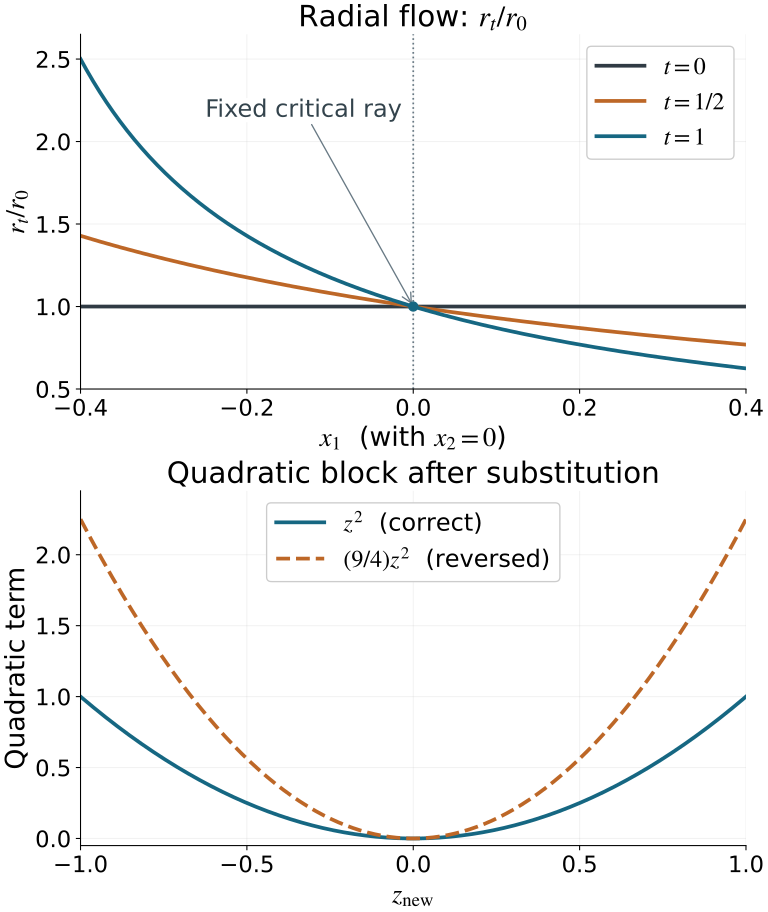

This figure's Python source:
"""Exact specified slices of U024 (7.2)/(7.4); sampled curves are illustrations."""
from pathlib import Path
import matplotlib
matplotlib.use('Agg')
import matplotlib.pyplot as plt
import numpy as np
out=Path(__file__).resolve().parent
plt.rcParams.update({'svg.fonttype':'path','font.family':'DejaVu Sans','mathtext.fontset':'stix',
 'font.size':18,'axes.titlesize':22,'axes.labelsize':20,'xtick.labelsize':17,'ytick.labelsize':17})
fig,axes=plt.subplots(2,1,figsize=(8,9.5),layout='constrained')
x=np.linspace(-.4,.4,1001)
for t,color in [(0,'#303b44'),(.5,'#bd6727'),(1,'#166782')]:
    denominator=1+t*1.5*x;assert np.min(denominator)>0
    axes[0].plot(x,1/denominator,color=color,lw=2.8,label=r'$t='+('1/2' if t==.5 else str(t))+r'$')
axes[0].axvline(0,color='#687984',lw=1.3,ls=':');axes[0].scatter([0],[1],s=45,color='#166782',zorder=4)
axes[0].annotate('Fixed critical ray',xy=(0,1),xytext=(-.25,2.15),fontsize=18,
 arrowprops={'arrowstyle':'->','color':'#687984'},color='#33434c',
 bbox={'facecolor':'white','edgecolor':'none','pad':.3})
axes[0].set(title=r'Radial flow: $r_t/r_0$',xlabel=r'$x_1$  (with $x_2=0$)',ylabel=r'$r_t/r_0$',
 xlim=(-.4,.4),ylim=(.5,2.65));axes[0].set_xticks([-.4,-.2,0,.2,.4]);axes[0].legend(loc='upper right',fontsize=18,framealpha=1)
z=np.linspace(-1,1,1001)
axes[1].plot(z,z*z,color='#166782',lw=2.8,label=r'$z^2$  (correct)')
axes[1].plot(z,2.25*z*z,color='#bd6727',lw=2.8,ls='--',label=r'$(9/4)z^2$  (reversed)')
axes[1].set(title='Quadratic block after substitution',xlabel=r'$z_{\mathrm{new}}$',ylabel='Quadratic term',
 xlim=(-1,1),ylim=(-.05,2.45));axes[1].set_xticks([-1,-.5,0,.5,1]);axes[1].legend(loc='upper center',fontsize=18,framealpha=1)
for ax in axes:
    ax.grid(alpha=.17);ax.spines['top'].set_visible(False);ax.spines['right'].set_visible(False)
fig.savefig(out/'phase-flow-and-quadratic-radius.svg',metadata={'Creator':'AN-04 original mathematical illustration',
 'Description':'Specified radial-flow and quadratic-radius slices, with exact equations and domains in U024 Figure 7.1.', 'Date':None})
fig.savefig(out/'phase-flow-and-quadratic-radius.png',dpi=170)
plt.close(fig)
print('Saved exact two-panel phase-flow/radius illustration and inspection PNG.')
